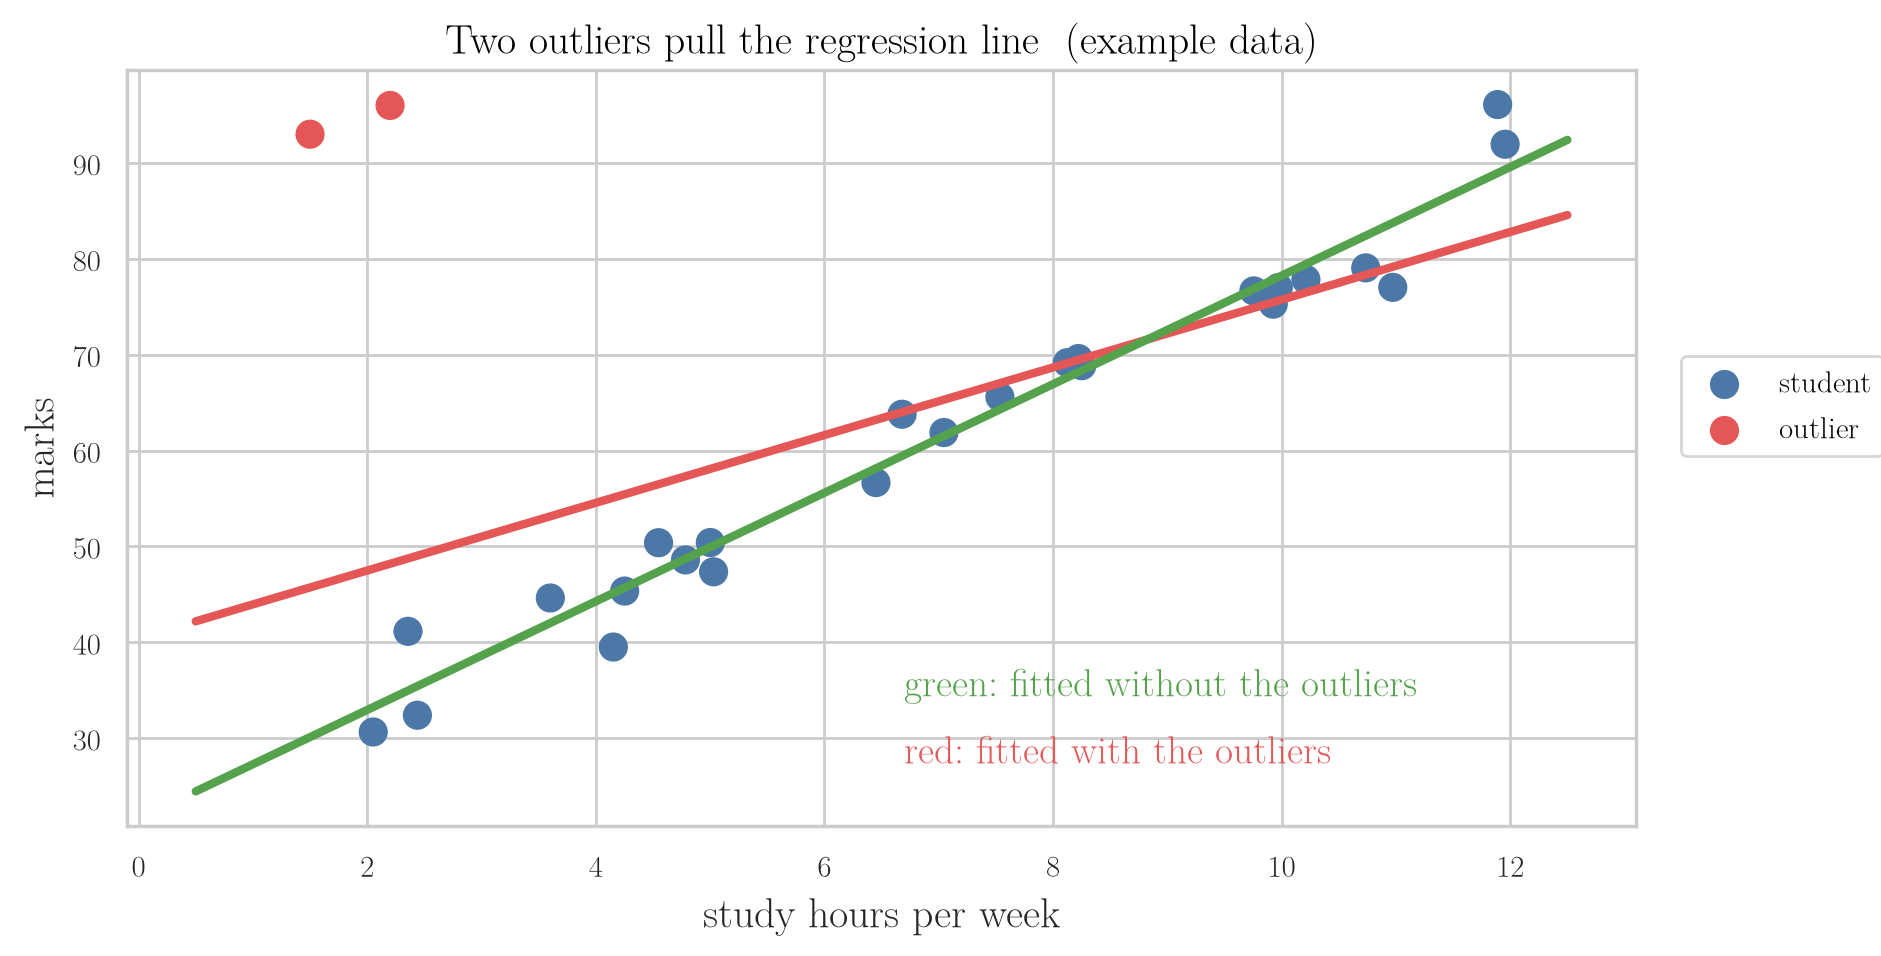

This chart was generated by the following Python code:
"""Two students with few study hours and very high marks pull the regression line. Example data."""
from pathlib import Path
import numpy as np
import pandas as pd
import seaborn as sns
import seaborn.objects as so

here = Path(__file__).parent
rng = np.random.default_rng(7)
x = rng.uniform(2, 12, 25)
y = 6 * x + 20 + rng.normal(0, 3.5, 25)
xo, yo = np.array([1.5, 2.2]), np.array([93.0, 96.0])   # two outliers: few hours, top marks
pts = pd.DataFrame({"x": np.r_[x, xo], "y": np.r_[y, yo],
                    "point": ["student"] * 25 + ["outlier"] * 2})

grid = np.linspace(0.5, 12.5, 50)
fit = lambda a, b: np.polyval(np.polyfit(a, b, 1), grid)
with_o = pd.DataFrame({"x": grid, "y": fit(pts.x, pts.y)})
without = pd.DataFrame({"x": grid, "y": fit(x, y)})
labels = pd.DataFrame({"x": [6.6, 6.6], "y": [36, 29],
                       "text": ["green: fitted without the outliers", "red: fitted with the outliers"]})

plot = (
    so.Plot()
    .add(so.Line(linewidth=3, color="#E45756"), data=with_o, x="x", y="y")
    .add(so.Line(linewidth=3, color="#54A24B"), data=without, x="x", y="y")
    .add(so.Text(fontsize=14, halign="left", color="#54A24B"), data=labels[:1], x="x", y="y", text="text")
    .add(so.Text(fontsize=14, halign="left", color="#E45756"), data=labels[1:], x="x", y="y", text="text")
    .add(so.Dot(pointsize=10), data=pts, x="x", y="y", color="point")
    .scale(color={"student": "#4C78A8", "outlier": "#E45756"})
    .label(x="study hours per week", y="marks", color="",
           title="Two outliers pull the regression line  (example data)")
    .layout(size=(8.5, 5))
    .theme({**sns.axes_style("whitegrid"), "font.family": "Latin Modern Roman", "font.size": 14,
            "axes.titlesize": 15, "axes.labelsize": 15})
)
plot.save(here / "hours_marks.png", dpi=200, bbox_inches="tight")
plot.save(here / "hours_marks.pdf", bbox_inches="tight")
